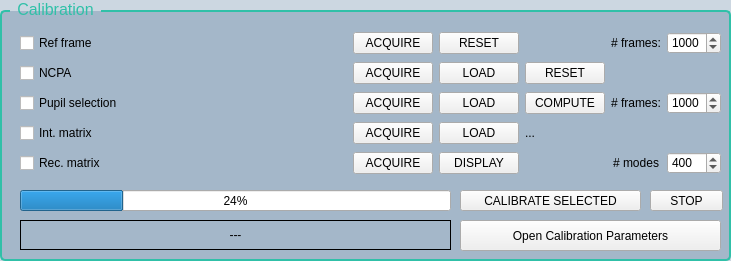
  <widget class="QGroupBox" name="groupBox_12">
   <property name="geometry">
    <rect>
     <x>10</x>
     <y>650</y>
     <width>731</width>
     <height>261</height>
    </rect>
   </property>
   <property name="styleSheet">
    <string notr="true">QGroupBox {
    font-size: 16px;
    color: #30c0a8;
    border: 2px solid #30c0a8;
    border-radius: 5px;
    margin-top: 10px;
    background-color: rgba(24, 72, 120, 0.22);
}

QGroupBox::title {
    subcontrol-origin: margin;
    left: 10px;
    padding: 0 5px;
}
</string>
   </property>
   <property name="locale">
    <locale language="English" country="UnitedStates"/>
   </property>
   <property name="title">
    <string>Calibration</string>
   </property>
   <widget class="QWidget" name="gridLayoutWidget">
    <property name="geometry">
     <rect>
      <x>20</x>
      <y>30</y>
      <width>701</width>
      <height>151</height>
     </rect>
    </property>
    <layout class="QGridLayout" name="gridLayout" rowstretch="0,0,0,0,0,0,0,0,0" columnstretch="1,0,0,0,0,0">
     <property name="spacing">
      <number>6</number>
     </property>
     <item row="7" column="3" colspan="3">
      <widget class="QLabel" name="interactionMatrixLabel">
       <property name="text">
        <string>...</string>
       </property>
      </widget>
     </item>
     <item row="7" column="1">
      <widget class="QPushButton" name="computeIMButton">
       <property name="text">
        <string>ACQUIRE</string>
       </property>
      </widget>
     </item>
     <item row="8" column="4">
      <widget class="QLabel" name="modelLabel_2">
       <property name="text">
        <string># modes</string>
       </property>
       <property name="alignment">
        <set>Qt::AlignCenter</set>
       </property>
      </widget>
     </item>
     <item row="1" column="1">
      <widget class="QPushButton" name="acquireRefFrameButton">
       <property name="text">
        <string>ACQUIRE</string>
       </property>
      </widget>
     </item>
     <item row="1" column="4">
      <widget class="QLabel" name="nbFramePupilLabel">
       <property name="text">
        <string># frames:</string>
       </property>
       <property name="alignment">
        <set>Qt::AlignCenter</set>
       </property>
      </widget>
     </item>
     <item row="4" column="2">
      <widget class="QPushButton" name="loadPupilsButton">
       <property name="text">
        <string>LOAD</string>
       </property>
      </widget>
     </item>
     <item row="4" column="3">
      <widget class="QPushButton" name="computePixelButton">
       <property name="text">
        <string>COMPUTE</string>
       </property>
      </widget>
     </item>
     <item row="7" column="2">
      <widget class="QPushButton" name="loadIMButton">
       <property name="text">
        <string>LOAD</string>
       </property>
      </widget>
     </item>
     <item row="4" column="4">
      <widget class="QLabel" name="nbFramePupilLabel_2">
       <property name="text">
        <string># frames:</string>
       </property>
       <property name="alignment">
        <set>Qt::AlignCenter</set>
       </property>
      </widget>
     </item>
     <item row="8" column="5">
      <widget class="QSpinBox" name="nbModeBox">
       <property name="minimum">
        <number>1</number>
       </property>
       <property name="maximum">
        <number>468</number>
       </property>
       <property name="value">
        <number>400</number>
       </property>
      </widget>
     </item>
     <item row="1" column="0">
      <widget class="QCheckBox" name="backgroundCheckBox">
       <property name="text">
        <string>Ref frame</string>
       </property>
       <property name="tristate">
        <bool>false</bool>
       </property>
      </widget>
     </item>
     <item row="7" column="0">
      <widget class="QCheckBox" name="iMatCheckBox">
       <property name="text">
        <string>Int. matrix</string>
       </property>
      </widget>
     </item>
     <item row="8" column="1">
      <widget class="QPushButton" name="computeCMButton">
       <property name="text">
        <string>ACQUIRE</string>
       </property>
      </widget>
     </item>
     <item row="4" column="5">
      <widget class="QSpinBox" name="nbFramePupilBox">
       <property name="minimum">
        <number>1</number>
       </property>
       <property name="maximum">
        <number>5000</number>
       </property>
       <property name="value">
        <number>1000</number>
       </property>
      </widget>
     </item>
     <item row="1" column="5">
      <widget class="QSpinBox" name="nbFrameRefBox">
       <property name="minimum">
        <number>1</number>
       </property>
       <property name="maximum">
        <number>5000</number>
       </property>
       <property name="value">
        <number>1000</number>
       </property>
      </widget>
     </item>
     <item row="4" column="1">
      <widget class="QPushButton" name="computePupilButton">
       <property name="text">
        <string>ACQUIRE</string>
       </property>
      </widget>
     </item>
     <item row="4" column="0">
      <widget class="QCheckBox" name="pupilCheckBox">
       <property name="text">
        <string>Pupil selection</string>
       </property>
      </widget>
     </item>
     <item row="8" column="2">
      <widget class="QPushButton" name="displayCalibButton">
       <property name="text">
        <string>DISPLAY</string>
       </property>
      </widget>
     </item>
     <item row="8" column="0">
      <widget class="QCheckBox" name="reconCheckBox">
       <property name="text">
        <string>Rec. matrix</string>
       </property>
      </widget>
     </item>
     <item row="1" column="2">
      <widget class="QPushButton" name="resetRefFrameButton">
       <property name="text">
        <string>RESET</string>
       </property>
      </widget>
     </item>
     <item row="3" column="0">
      <widget class="QCheckBox" name="backgroundCheckBox_2">
       <property name="text">
        <string>NCPA</string>
       </property>
       <property name="tristate">
        <bool>false</bool>
       </property>
      </widget>
     </item>
     <item row="3" column="1">
      <widget class="QPushButton" name="acquireNCPAButton">
       <property name="text">
        <string>ACQUIRE</string>
       </property>
      </widget>
     </item>
     <item row="3" column="3">
      <widget class="QPushButton" name="resetNCPAButton">
       <property name="text">
        <string>RESET</string>
       </property>
      </widget>
     </item>
     <item row="3" column="2">
      <widget class="QPushButton" name="loadNCPAButton">
       <property name="text">
        <string>LOAD</string>
       </property>
      </widget>
     </item>
    </layout>
   </widget>
   <widget class="QPushButton" name="calibrateSelectedButton">
    <property name="geometry">
     <rect>
      <x>460</x>
      <y>190</y>
      <width>181</width>
      <height>21</height>
     </rect>
    </property>
    <property name="text">
     <string>CALIBRATE SELECTED</string>
    </property>
   </widget>
   <widget class="QProgressBar" name="progressBgBar">
    <property name="geometry">
     <rect>
      <x>20</x>
      <y>190</y>
      <width>431</width>
      <height>21</height>
     </rect>
    </property>
    <property name="value">
     <number>24</number>
    </property>
   </widget>
   <widget class="QLabel" name="logBgLabel">
    <property name="geometry">
     <rect>
      <x>20</x>
      <y>220</y>
      <width>431</width>
      <height>30</height>
     </rect>
    </property>
    <property name="frameShape">
     <enum>QFrame::Box</enum>
    </property>
    <property name="text">
     <string>---</string>
    </property>
    <property name="alignment">
     <set>Qt::AlignCenter</set>
    </property>
   </widget>
   <widget class="QPushButton" name="stopComputeIMButton">
    <property name="geometry">
     <rect>
      <x>650</x>
      <y>190</y>
      <width>73</width>
      <height>21</height>
     </rect>
    </property>
    <property name="text">
     <string>STOP</string>
    </property>
   </widget>
   <widget class="QPushButton" name="calibrationParametersButton">
    <property name="geometry">
     <rect>
      <x>460</x>
      <y>220</y>
      <width>261</width>
      <height>31</height>
     </rect>
    </property>
    <property name="text">
     <string>Open Calibration Parameters</string>
    </property>
   </widget>
  </widget>
